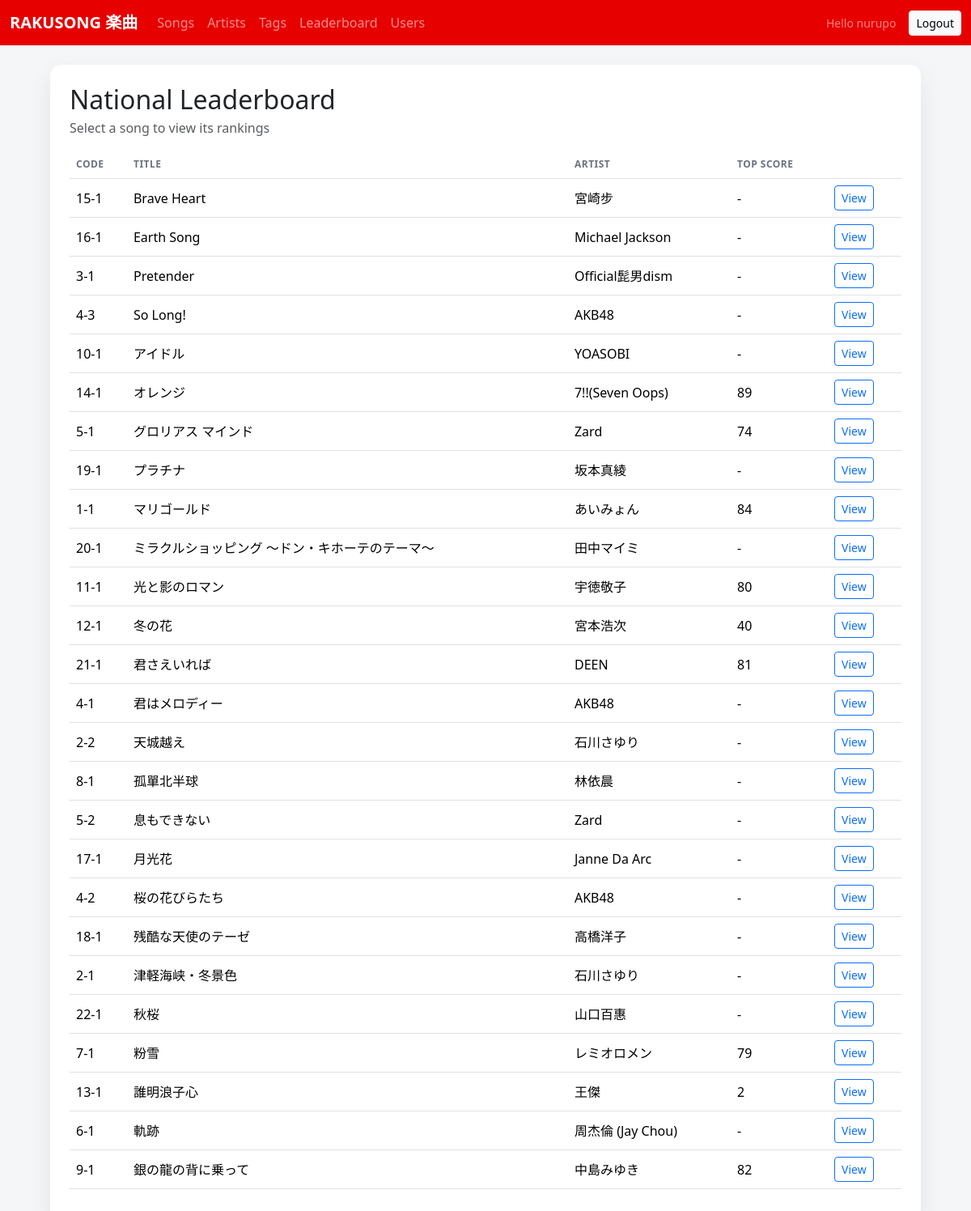
The app's page /ui/leaderboard/ (signed in) with its own data.
### songs/models.py (models this page shows, shortened)
class Song(models.Model):
    code = models.CharField(max_length=32, unique=True, blank=True)
    title = models.CharField(max_length=255)
    artist = models.CharField(max_length=255, blank=True)
    artist_no = models.PositiveIntegerField(null=True, blank=True)
    song_no = models.PositiveIntegerField(null=True, blank=True)
    language = models.CharField(max_length=32, blank=True, default='jp')
    duration_seconds = models.PositiveIntegerField(null=True, blank=True)
    bpm = models.PositiveIntegerField(null=True, blank=True)
    key = models.CharField(max_length=16, blank=True)
    tags = models.ManyToManyField(Tag, blank=True, related_name='songs')
    midi_file = models.FileField(upload_to=midi_upload_path, blank=True, null=True)
    lrc_file = models.FileField(upload_to=lrc_upload_path, blank=True, null=True)
    cover_image = models.ImageField(upload_to='songs/cover/', blank=True, null=True)
    lrc_offset = models.IntegerField(default=0)
    is_published = models.BooleanField(default=True)
    created_at = models.DateTimeField(auto_now_add=True)
    updated_at = models.DateTimeField(auto_now=True)

### songs/views_ui.py (the view, shortened to what this page needs)
@login_required
def leaderboard_list(request):
    song_code = (request.GET.get('song') or '').strip()
    songs = (
        Song.objects
        .order_by('title')
        .annotate(top_score=Max('scores__score'))
    )
    selected_song = None
    scores = []
    return render(
        request,
        'scores/leaderboard_list.html',
        {
            'songs': songs,
            'selected_song': selected_song,
            'scores': scores,
            'song_code': song_code,
        },
    )

### templates/scores/leaderboard_list.html (shortened to what this page needs)
{% extends "base.html" %}
{% block content %}
  <div class="card p-4 mb-4">
    <div class="d-flex flex-wrap gap-3 justify-content-between align-items-center mb-3">
      <div>
        <h2 class="mb-1">National Leaderboard</h2>
        <div class="text-muted">Select a song to view its rankings</div>
      </div>
    </div>
    <div class="table-responsive">
      <table class="table align-middle">
        <thead>
          <tr>
            <th>Code</th>
            <th>Title</th>
            <th>Artist</th>
            <th>Top Score</th>
            <th></th>
          </tr>
        </thead>
        <tbody>
          {% for song in songs %}
            <tr>
              <td>{{ song.code }}</td>
              <td>{{ song.title }}</td>
              <td>{{ song.artist }}</td>
              <td>{{ song.top_score|default:"-" }}</td>
              <td>
                <a class="btn btn-sm btn-outline-primary" href="?song={{ song.code }}">View</a>
              </td>
            </tr>
          {% empty %}
            <tr>
              <td colspan="5" class="text-muted">No songs found.</td>
            </tr>
          {% endfor %}
        </tbody>
      </table>
    </div>
  </div>
{% endblock %}

### templates/base.html (shortened to what this page needs)
<!DOCTYPE html>
<html lang="en">
  <head>
    <link
      href="https://cdnjs.cloudflare.com/ajax/libs/bootstrap/5.3.8/css/bootstrap.min.css"
      rel="stylesheet"
    />
  </head>
  <body>
    <nav class="navbar navbar-expand-lg navbar-dark" style="background: #e60000;">
      <div class="container-fluid">
        <a class="navbar-brand fw-semibold" href="{% url 'ui_song_list' %}">RAKUSONG 楽曲</a>
        <div class="collapse navbar-collapse" id="mainNav">
          <ul class="navbar-nav me-auto mb-2 mb-lg-0">
            <li class="nav-item"><a class="nav-link" href="{% url 'ui_song_list' %}">Songs</a></li>
            <li class="nav-item"><a class="nav-link" href="{% url 'ui_artist_list' %}">Artists</a></li>
            <li class="nav-item"><a class="nav-link" href="{% url 'ui_tag_list' %}">Tags</a></li>
            <li class="nav-item"><a class="nav-link" href="{% url 'ui_leaderboard' %}">Leaderboard</a></li>
            <li class="nav-item"><a class="nav-link" href="{% url 'ui_user_list' %}">Users</a></li>
          </ul>
          {% if request.user.is_authenticated %}
            <div class="d-flex align-items-center gap-3">
              <span class="text-white-50 small">Hello {{ request.user.username }}</span>
              <a class="btn btn-light btn-sm" href="{% url 'ui_logout' %}">Logout</a>
            </div>
          {% endif %}
        </div>
      </div>
    </nav>
    <main class="container page-shell py-4">
      {% block content %}{% endblock %}
    </main>
  </body>
</html>

### templates/base.html (style rules this page uses)
:root { color-scheme: light; --bs-primary: #e60000; --bs-primary-rgb: 230, 0, 0; --bs-link-color: #e60000; --bs-link-hover-color: #b30000; }
body { margin: 0; font-family: "Segoe UI", "Helvetica Neue", Arial, sans-serif; background: #f5f6f8; color: #1b1f24; }
.page-shell { max-width: 1100px; }
.card { border-radius: 14px; box-shadow: 0 12px 30px rgba(17, 24, 39, 0.08); border: none; }
.table thead th { color: #6b7280; font-weight: 600; text-transform: uppercase; letter-spacing: 0.04em; font-size: 12px; }

### records on screen
Song: code "15-1", title "Brave Heart", artist "宮崎步", top_score "-"
Song: code "16-1", title "Earth Song", artist "Michael Jackson", top_score "-"
Song: code "3-1", title "Pretender", artist "Official髭男dism", top_score "-"
Song: code "4-3", title "So Long!", artist "AKB48", top_score "-"
Song: code "10-1", title "アイドル", artist "YOASOBI", top_score "-"
Song: code "14-1", title "オレンジ", artist "7!!(Seven Oops)", top_score "89"
Song: code "5-1", title "グロリアス マインド", artist "Zard", top_score "74"
Song: code "19-1", title "プラチナ", artist "坂本真綾", top_score "-"
Song: code "1-1", title "マリゴールド", artist "あいみょん", top_score "84"
Song: code "20-1", title "ミラクルショッピング ～ドン・キホーテのテーマ～", artist "田中マイミ", top_score "-"
Song: code "11-1", title "光と影のロマン", artist "宇徳敬子", top_score "80"
Song: code "12-1", title "冬の花", artist "宮本浩次", top_score "40"
Song: code "21-1", title "君さえいれば", artist "DEEN", top_score "81"
Song: code "4-1", title "君はメロディー", artist "AKB48", top_score "-"
Song: code "2-2", title "天城越え", artist "石川さゆり", top_score "-"
Song: code "8-1", title "孤單北半球", artist "林依晨", top_score "-"
Song: code "5-2", title "息もできない", artist "Zard", top_score "-"
Song: code "17-1", title "月光花", artist "Janne Da Arc", top_score "-"
Song: code "4-2", title "桜の花びらたち", artist "AKB48", top_score "-"
Song: code "18-1", title "残酷な天使のテーゼ", artist "高橋洋子", top_score "-"
Song: code "2-1", title "津軽海峡・冬景色", artist "石川さゆり", top_score "-"
Song: code "22-1", title "秋桜", artist "山口百惠", top_score "-"
Song: code "7-1", title "粉雪", artist "レミオロメン", top_score "79"
Song: code "13-1", title "誰明浪子心", artist "王傑", top_score "2"
Song: code "6-1", title "軌跡", artist "周杰倫 (Jay Chou)", top_score "-"
Song: code "9-1", title "銀の龍の背に乗って", artist "中島みゆき", top_score "82"

### other values on screen
{{ request.user.username }} "nurupo"
